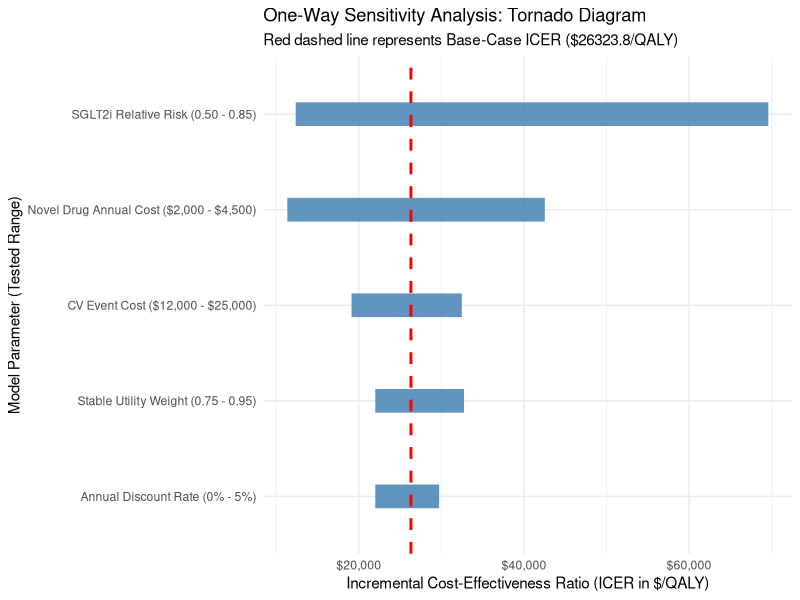

Source code (R):
library(tidyverse)

# 1. Define Master Function to Compute ICER given inputs
calc_icer <- function(c_drug_novel = 3200, 
                      rr_sglt2i = 0.68, 
                      c_cv_event = 18000, 
                      u_stable = 0.85, 
                      r = 0.03) {
  n_cycles <- 20
  c_stable <- 2500
  c_dead <- 0
  u_cv_event <- 0.65
  u_dead <- 0.00
  p_stable_to_cv <- 0.08
  p_stable_to_dead <- 0.015
  p_cv_to_dead <- 0.12
  
  # Transition Matrices
  P_std <- matrix(
    c(1 - p_stable_to_cv - p_stable_to_dead, p_stable_to_cv, p_stable_to_dead,
      0, 1 - p_cv_to_dead, p_cv_to_dead,
      0, 0, 1), nrow = 3, byrow = TRUE
  )
  
  P_novel <- matrix(
    c(1 - (p_stable_to_cv * rr_sglt2i) - p_stable_to_dead, p_stable_to_cv * rr_sglt2i, p_stable_to_dead,
      0, 1 - p_cv_to_dead, p_cv_to_dead,
      0, 0, 1), nrow = 3, byrow = TRUE
  )
  
  # Internal Markov Runner
  run_mkv <- function(P, drug_c) {
    tr <- matrix(0, nrow = n_cycles + 1, ncol = 3)
    tr[1, ] <- c(1, 0, 0)
    for(t in 1:n_cycles) tr[t + 1, ] <- tr[t, ] %*% P
    
    c_vec <- c(c_stable + drug_c, c_cv_event, c_dead)
    u_vec <- c(u_stable, u_cv_event, u_dead)
    disc <- 1 / ((1 + r)^(0:n_cycles))
    
    tc <- sum((tr %*% c_vec) * disc)
    tq <- sum((tr %*% u_vec) * disc)
    return(c(tc, tq))
  }
  
  res_std <- run_mkv(P_std, 0)
  res_novel <- run_mkv(P_novel, c_drug_novel)
  
  d_cost <- res_novel[1] - res_std[1]
  d_qaly <- res_novel[2] - res_std[2]
  
  return(d_cost / d_qaly)
}

# 2. Base Case ICER
base_icer <- calc_icer()

# 3. Define OWSA Parameter Ranges
owsa_data <- tibble::tribble(
  ~parameter, ~low_icer, ~high_icer,
  "Novel Drug Annual Cost ($2,000 - $4,500)", calc_icer(c_drug_novel = 2000), calc_icer(c_drug_novel = 4500),
  "SGLT2i Relative Risk (0.50 - 0.85)",       calc_icer(rr_sglt2i = 0.50), calc_icer(rr_sglt2i = 0.85),
  "CV Event Cost ($12,000 - $25,000)",        calc_icer(c_cv_event = 25000), calc_icer(c_cv_event = 12000), # inverted order for cost offset
  "Stable Utility Weight (0.75 - 0.95)",      calc_icer(u_stable = 0.95), calc_icer(u_stable = 0.75),
  "Annual Discount Rate (0% - 5%)",           calc_icer(r = 0.00), calc_icer(r = 0.05)
)

# 4. Prepare Data for Tornado Plot
owsa_data <- owsa_data %>%
  mutate(
    width = abs(high_icer - low_icer),
    parameter = fct_reorder(parameter, width) # Order parameters by impact width
  )

# 5. Render Tornado Diagram
ggplot(owsa_data) +
  geom_segment(aes(x = parameter, xend = parameter, y = low_icer, yend = high_icer), 
               color = "steelblue", size = 8, alpha = 0.85) +
  geom_hline(yintercept = base_icer, linetype = "dashed", color = "red", size = 1) +
  coord_flip() +
  scale_y_continuous(labels = scales::dollar_format()) +
  theme_minimal() +
  labs(
    title = "One-Way Sensitivity Analysis: Tornado Diagram",
    subtitle = paste0("Red dashed line represents Base-Case ICER ($", round(base_icer, 2), "/QALY)"),
    x = "Model Parameter (Tested Range)",
    y = "Incremental Cost-Effectiveness Ratio (ICER in $/QALY)"
  )
